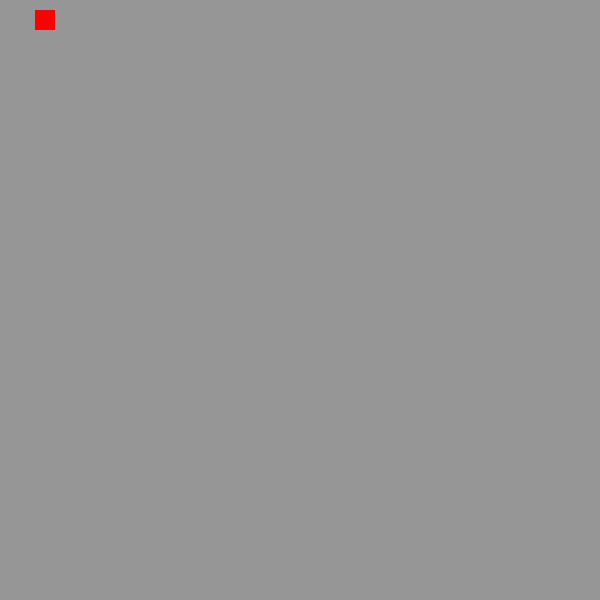
Frame 1 (no input)
Frame 60 (no input): identical to frame 1, image omitted
Frame 120 (the mouse pressed at the canvas centre since frame 60): identical to frame 1, image omitted

The p5.js sketch that drew this single still picture (run headless with seeded random() and noise() and a simulated clock; from frame 60 on, the mouse is pressed at the canvas centre):

// p5.js sketch
// ── sketch.js
function setup() {
    createCanvas(600, 600);
    background(150);
}

let boxwidth = 20;
let spacing = 5;
let xOffset = 10;
let yOffset = 10;
let numOfBoxes = 10;

function draw() {
    drawBoxes();
}

function drawBoxes() {
    fill(255, 0, 0);
    noStroke();
    for (let i = 0; i <= numOfBoxes; i++) {
        let totalSpace = boxwidth + spacing;
        rect(1 * totalSpace + xOffset, yOffset, boxwidth, boxwidth);
        console.log("working");
    }

}

function clap(startnum, endnum) {
    let loopCount = endnum - startnum
    for (let i = 0; i < loopCount; i++) {
        console.log("Hi " + (startnum + 1 + i))
    }
    return "Done"
}

function addMeUp(num01, num02) {
    let total = num01 + num02;
    console.log("Ooh boy that sure was a tough one to solve")
    return total;
}

function mean(num1, num2) {
    let avg = (num1 + num2) / 2
    return avg;
}
